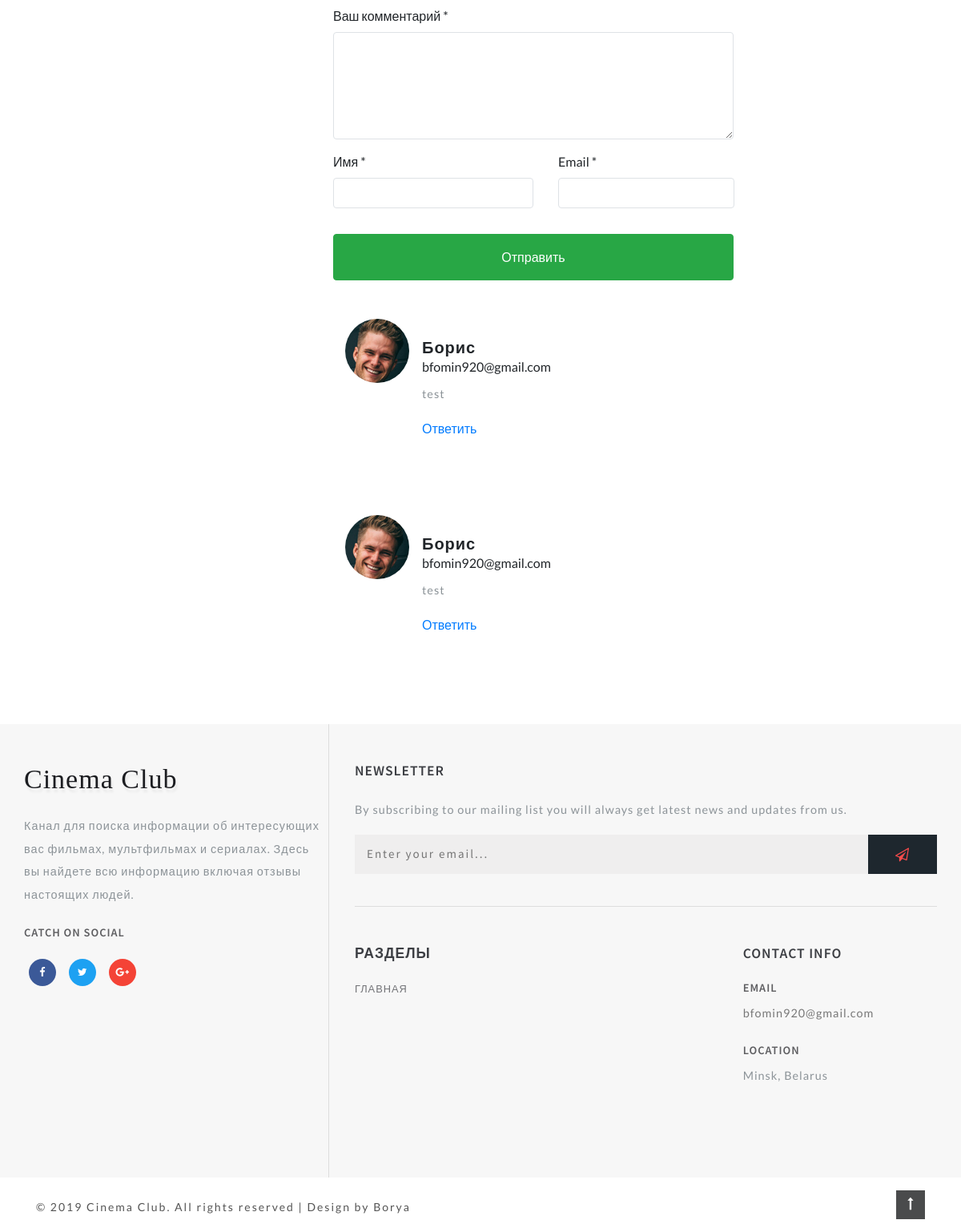
The page /topgun/ (lower part) on the database as committed earlier.
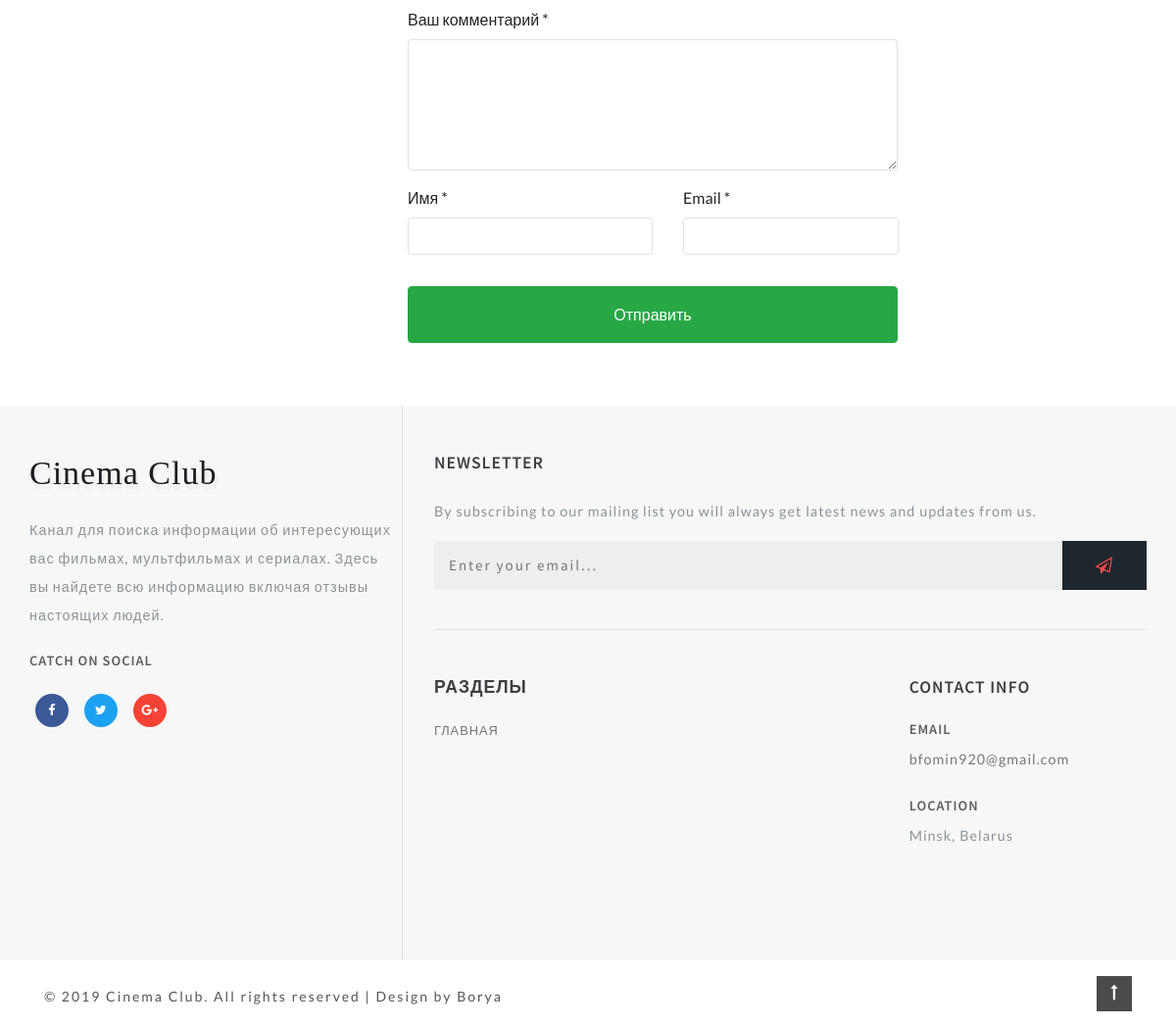
The same page on the database as committed later.
### movies/models.py (models this page shows, shortened)
class Reviews(models.Model):
    email = models.EmailField()
    name = models.CharField("Имя", max_length=100)
    text = models.TextField("Сообщение", max_length=5000)
    parent = models.ForeignKey(
        'self', verbose_name="Родитель", on_delete=models.SET_NULL, blank=True, null=True
    )
    movie = models.ForeignKey(Movie, verbose_name="фильм", on_delete=models.CASCADE)
    class Meta:
        verbose_name = "Отзыв"
        verbose_name_plural = "Отзывы"

### movies/views.py (the view)
# urls.py: path("<slug:slug>/", views.MovieDetailView.as_view(), name="movie_detail"),
class MovieDetailView(GenreYear, DetailView):
    model = Movie
    slug_field = "url"

### movies/models.py (called while the page is built)
    def get_absolute_url(self):
        return reverse('actor_detail', kwargs={"slug": self.name})

    def get_absolute_url(self):
        return reverse("movie_detail", kwargs={"slug": self.url})

    def get_review(self):
        return self.reviews_set.filter(parent__isnull=True)

### movies/templatetags/movie_tag.py (called while the page is built)
@register.simple_tag()
def get_categories():
    return Category.objects.all()

@register.inclusion_tag('movies/tags/last_movie.html')
def get_last_movies(count=5):
    movies = Movie.objects.order_by("id")[:count]
    return {"last_movies": movies}

### movies/views.py (called while the page is built)
    def get_genres(self):
        return Genre.objects.all()

    def get_years(self):
        return Movie.objects.filter(draft=False).values("year")

### templates/movies/movie_detail.html (shortened to what this page needs)
{% extends 'movies/base.html' %}
{% load static %}
{% block container %}
    <div class="container py-md-3">
{% endblock container %}
{% block sidebar %}
    <div class="side-bar col-lg-4">
{% endblock sidebar %}
{% block movie %}
    <div class="left-ads-display col-lg-8">
        <div class="row">
            <div class="single-form-left">
                <div class="contact-single">
                    <form action="{% url 'add_review' movie.id %}" method="post" class="mt-4"
                          id="formReview">
                        <div class="form-group editContent">
                            <label for="contactcomment" class="editContent">
                                Ваш комментарий *
                            </label>
                            <textarea class="form-control border" rows="5" name="text"
                                      id="contactcomment" required=""></textarea>
                        </div>
                        <div class="d-sm-flex">
                            <div class="col-sm-6 form-group p-0 editContent">
                                <label for="contactusername" class="editContent">
                                    Имя *
                                </label>
                                <input type="text" class="form-control border" name="name"
                                       id="contactusername" required="">
                            </div>
                            <div class="col-sm-6 form-group ml-sm-3 editContent">
                                <label for="contactemail" class="editContent">
                                    Email *
                                </label>
                                <input type="email" class="form-control border" name="email"
                                       id="contactemail" required="">
                            </div>
                        </div>
                        <button type="submit"
                                class="mt-3 btn btn-success btn-block py-3">
                            Отправить
                        </button>
                    </form>
                </div>
            </div>
        </div>
        {% for review in movie.get_review %}
            <div class="media py-5">
                <img src="{% static 'images/te2.jpg' %}" class="mr-3 img-fluid" alt="image">
                <div class="media-body mt-4">
                    <h5 class="mt-0 editContent">
                        {{ review.name }}
                    </h5>
                    <h10 class="mt-0 editContent">
                        {{ review.email }}
                    </h10>
                    <p class="mt-2 editContent">
                        {{ review.text }}
                    </p>
                    <a href="#formReview"
                       onclick="addReview('{{ review.name }}', '{{ review.id }}')">Ответить</a>
                </div>
            </div>
        {% endfor %}
    </div>
    </div>
{% endblock movie %}

Rows that differ between the two databases and show on the page:
removed Reviews: name "Борис", email "bfomin920@gmail.com", text "test"
removed Reviews: name "Борис", email "bfomin920@gmail.com", text "test"
